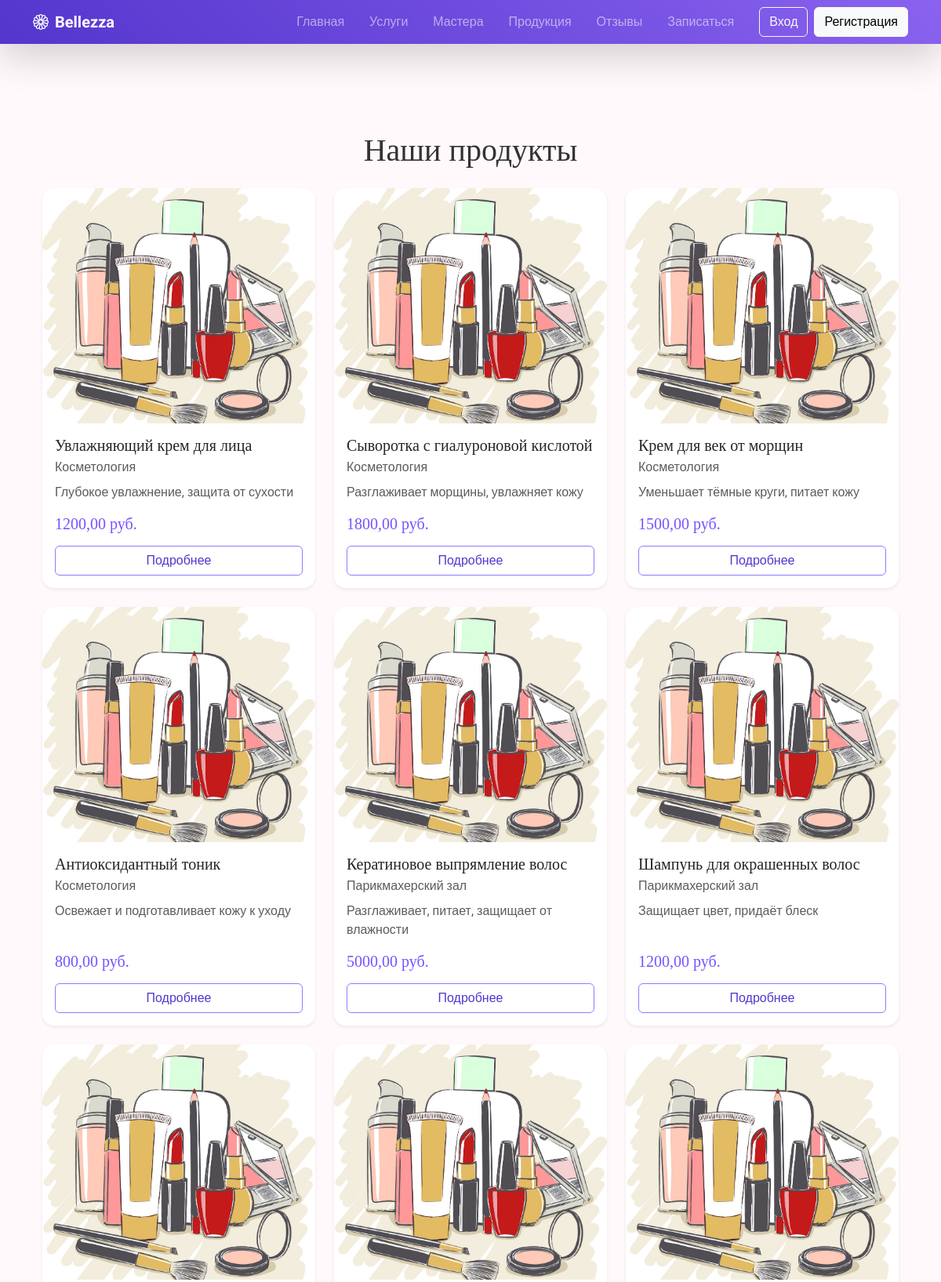
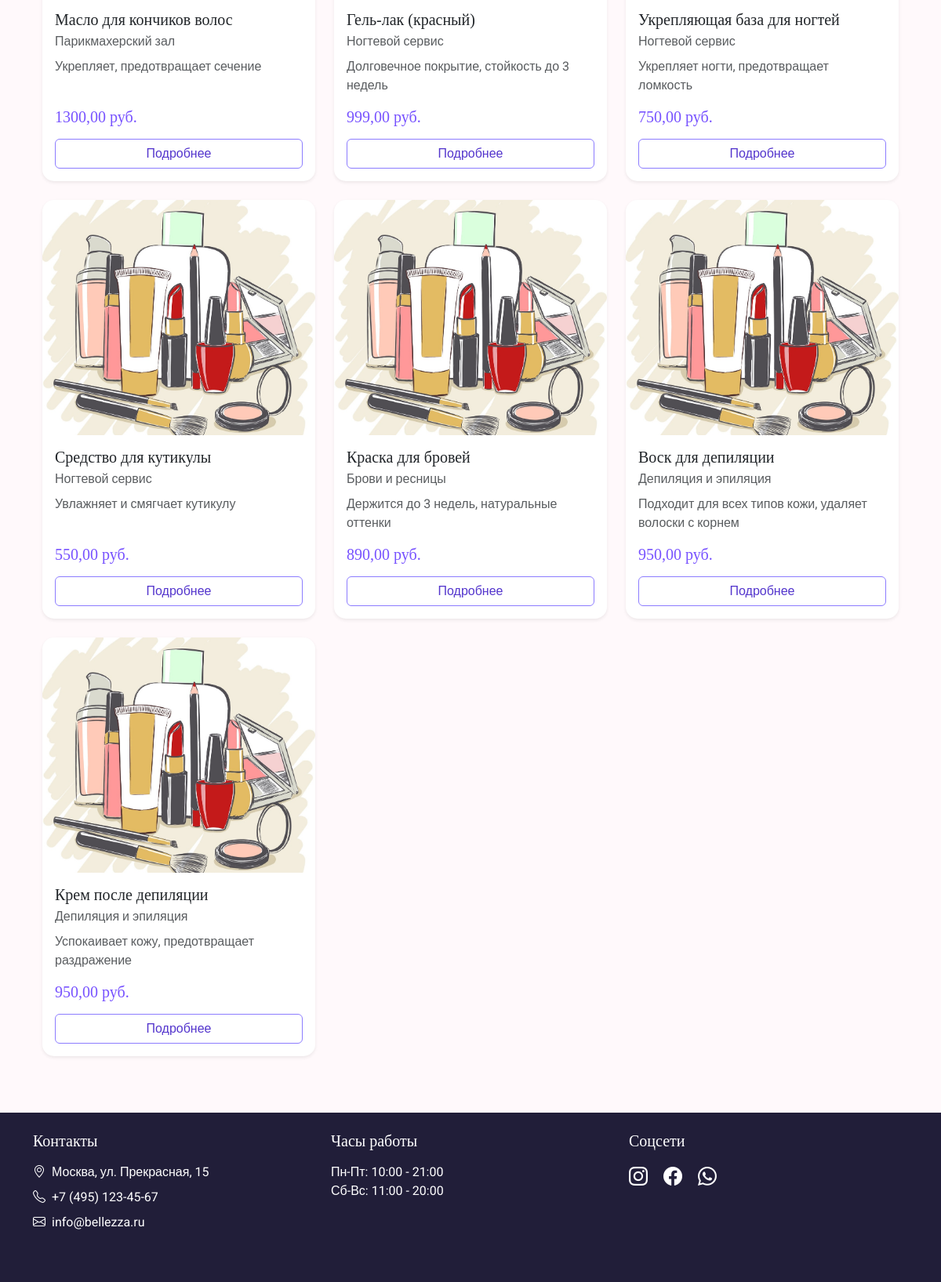
/api/v1/beauty_salon/products/, run on the app's committed database (2 pictures, top to bottom).
### beauty_salon/models.py (models this page shows, shortened)
class Product(models.Model):
    category = models.ForeignKey(Category, on_delete=models.CASCADE, related_name="products", null=True, blank=True)
    name = models.CharField(max_length=100)
    price = models.DecimalField(max_digits=7, decimal_places=2)
    description = models.TextField(blank=True, null=True)
    class Meta:
        verbose_name = "Продукт"
        verbose_name_plural = "Продукты"

class Category(models.Model):
    name = models.CharField(max_length=255, unique=True, verbose_name='Название')
    description = models.TextField(blank=True, null=True, verbose_name='Описание')
    class Meta:
        verbose_name = "Категория"
        verbose_name_plural = "Категории"

### beauty_salon/views.py (the view)
# urls.py: path('products/', views.product_list, name='product_list'),
def product_list(request):
    products = Product.objects.all()
    return render(request, 'product_list.html', {'products': products})

### beauty_salon/templates/product_list.html (shortened to what this page needs)
{% extends "base_generic.html" %}
{% load static %}
{% block content %}
<div class="container mt-5">
    <h1 class="text-center mb-4">Наши продукты</h1>
    <div class="row">
        {% for product in products %}
        <div class="col-md-4 mb-4">
            <div class="card product-card h-100 shadow-sm">
                <img src="/static/images/products_default.jpg"
                     class="card-img-top"
                     alt="{{ product.name }}">
                <div class="card-body d-flex flex-column">
                    <h5 class="card-title mb-2">{{ product.name }}</h5>
                    {% if product.category %}
                    <p class="card-subtitle text-muted mb-2">
                        {{ product.category.name }}
                    </p>
                    {% endif %}
                    {% if product.description %}
                    <p class="card-text text-muted flex-grow-1">
                        {{ product.description|truncatewords:15 }}
                    </p>
                    {% endif %}
                    <h5 class="mb-3" style="color: #7752ff">
                        {{ product.price }} руб.
                    </h5>
                    <a href="#" class="btn btn-custom">
                        Подробнее
                    </a>
                </div>
            </div>
        </div>
        {% empty %}
        <p class="text-center">Нет доступных продуктов</p>
        {% endfor %}
    </div>
</div>
{% endblock %}

### static/css/styles.css (style rules this page uses)
:root { --primary-color: #dac5fd; --secondary-color: #f0f0f0; --accent-color: #8c7cff; }
body { font-family: "Roboto", sans-serif; background-color: #fff9fb; }
h1, h2, h3, h4, h5 { font-family: "Playfair Display", serif; color: #333; }
.card { transition: transform 0.3s ease; border: none; border-radius: 15px; overflow: hidden; box-shadow: 0 5px 15px rgba(0, 0, 0, 0.1); }
.card-img-top { width: 100%; height: 300px; object-fit: cover; object-position: 50% 30%; border-radius: 15px 15px 0 0; }

### beauty_salon/templates/product_list.html (style rules this page uses)
.product-card { transition: transform 0.3s ease; }
.btn-custom { border-color: #8c7cff; color: #5436cd; transition: background-color 0.3s ease-in-out; }

### data on the page
Product: name "Увлажняющий крем для лица", category.name "Косметология", description "Глубокое увлажнение, защита от сухости", price "1200,00"
Product: name "Сыворотка с гиалуроновой кислотой", category.name "Косметология", description "Разглаживает морщины, увлажняет кожу", price "1800,00"
Product: name "Крем для век от морщин", category.name "Косметология", description "Уменьшает тёмные круги, питает кожу", price "1500,00"
Product: name "Антиоксидантный тоник", category.name "Косметология", description "Освежает и подготавливает кожу к уходу", price "800,00"
Product: name "Кератиновое выпрямление волос", category.name "Парикмахерский зал", description "Разглаживает, питает, защищает от влажности", price "5000,00"
Product: name "Шампунь для окрашенных волос", category.name "Парикмахерский зал", description "Защищает цвет, придаёт блеск", price "1200,00"
Product: name "Масло для кончиков волос", category.name "Парикмахерский зал", description "Укрепляет, предотвращает сечение", price "1300,00"
Product: name "Гель-лак (красный)", category.name "Ногтевой сервис", description "Долговечное покрытие, стойкость до 3 недель", price "999,00"
Product: name "Укрепляющая база для ногтей", category.name "Ногтевой сервис", description "Укрепляет ногти, предотвращает ломкость", price "750,00"
Product: name "Средство для кутикулы", category.name "Ногтевой сервис", description "Увлажняет и смягчает кутикулу", price "550,00"
Product: name "Краска для бровей", category.name "Брови и ресницы", description "Держится до 3 недель, натуральные оттенки", price "890,00"
Product: name "Воск для депиляции", category.name "Депиляция и эпиляция", description "Подходит для всех типов кожи, удаляет волоски с корнем", price "950,00"
Product: name "Крем после депиляции", category.name "Депиляция и эпиляция", description "Успокаивает кожу, предотвращает раздражение", price "950,00"
